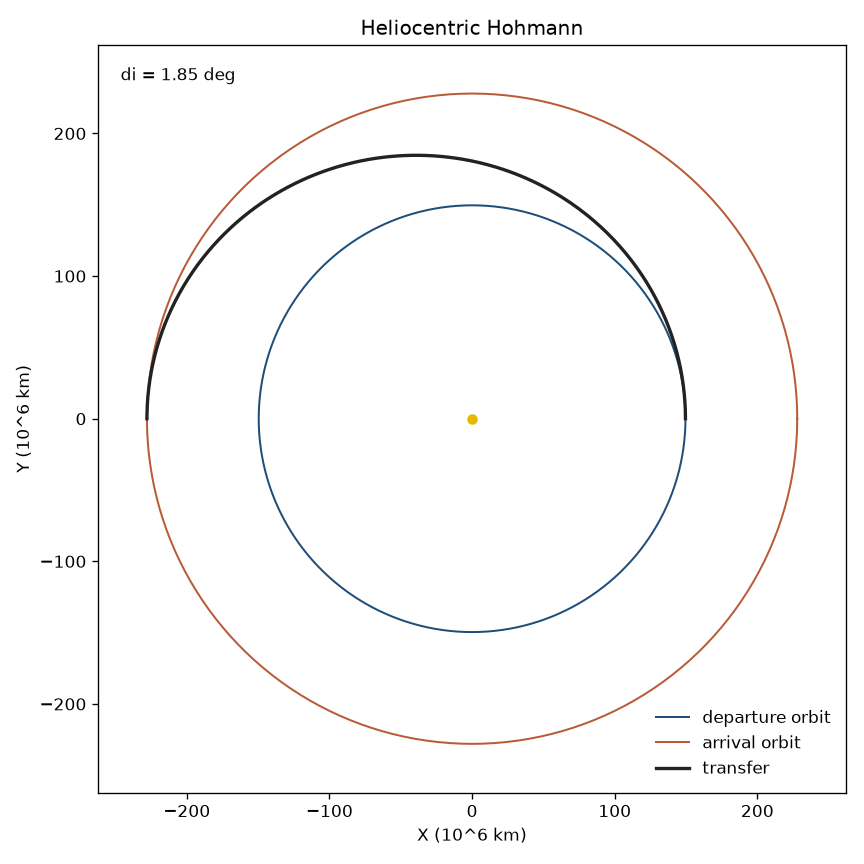

Write Python code to recreate this figure.
#!/usr/bin/env python3
"""Heliocentric Hohmann coast between two circular orbits.

The half-ellipse, phase angle, and synodic period are hohmann_phase_angle,
synodic_period, vis_viva, and elliptic_half_period. Excess speeds are the
coplanar speed difference and inclined_excess_speed. They are not the
planet-centered rocket burns.
"""

from __future__ import annotations

import argparse
import math
import sys
import tempfile
from dataclasses import dataclass
from pathlib import Path

SKILL_DIR = Path(__file__).resolve().parent
BODY_DIR = SKILL_DIR.parent / "ASTRO - SolarSystemBody"
if str(BODY_DIR) not in sys.path:
    sys.path.insert(0, str(BODY_DIR))

import solar_system_body as bodies  # noqa: E402

CHECK_TOL = 1e-9
PLOT_TITLE = "Heliocentric Hohmann"
SCALE_M = 1.0e9
ASSUMPTIONS = (
    "impulsive heliocentric Hohmann coast between two circular orbits about "
    "the Sun; inverse-square gravity and no drag, thrust, or third body on "
    "the coast; the coast is half of the transfer ellipse; circular speeds "
    "and coast speeds are vis_viva; time of flight is elliptic_half_period; "
    "the target lead angle is hohmann_phase_angle wrapped into (-pi, pi]; "
    "the synodic period is synodic_period; coplanar excess is the absolute "
    "speed difference; inclined excess is inclined_excess_speed with the "
    "whole inclination difference at that apsis; those excess speeds are not "
    "the planet-centered rocket burns; the line of nodes is assumed to lie "
    "on the apsidal line; eccentricity selects only the circular radius"
)


@dataclass(frozen=True)
class Hohmann:
    mode: str
    radius_mode: str
    depart_name: str
    arrive_name: str
    mu: float
    r_depart: float
    r_arrive: float
    i_depart: float
    i_arrive: float
    di: float
    direction: str
    a: float
    e: float
    v_planet_depart: float
    v_planet_arrive: float
    v_transfer_depart: float
    v_transfer_arrive: float
    sense_depart: str
    sense_arrive: str
    vinf_depart_coplanar: float
    vinf_arrive_coplanar: float
    vinf_depart_inclined: float
    vinf_arrive_inclined: float
    tof: float
    period: float
    n_depart: float
    n_arrive: float
    phase: float
    synodic: float


def print_kv(key: str, value: object) -> None:
    if isinstance(value, float):
        if math.isinf(value):
            text = "inf"
        else:
            text = f"{value:.8g}"
    else:
        text = str(value)
    print(f"{key}: {text}")


def close_enough(got: float, expected: float, scale: float | None = None) -> bool:
    span = max(abs(expected), abs(got), 1.0 if scale is None else abs(scale))
    return abs(got - expected) <= CHECK_TOL * span


def require_positive(value: float, flag: str) -> None:
    if not math.isfinite(value) or value <= 0.0:
        raise ValueError(f"{flag} must be finite and > 0")


def vis_viva(mu: float, radius: float, semi_major: float) -> float:
    argument = mu * (2.0 / radius - 1.0 / semi_major)
    if argument < 0.0:
        if argument > -1e-9 * (mu / radius):
            argument = 0.0
        else:
            raise ValueError("transfer speed is not real at that radius")
    return math.sqrt(argument)


def inclined_excess(v1: float, v2: float, di: float) -> float:
    """inclined_excess_speed."""
    argument = v1 * v1 + v2 * v2 - 2.0 * v1 * v2 * math.cos(di)
    if argument < 0.0:
        argument = 0.0
    return math.sqrt(argument)


def wrap_phase(angle: float) -> float:
    """Wrap into (-pi, pi]."""
    turned = math.remainder(angle, 2.0 * math.pi)
    if turned <= -math.pi:
        turned += 2.0 * math.pi
    return turned


def solve_hohmann(
    mu: float,
    r_depart: float,
    r_arrive: float,
    i_depart: float,
    i_arrive: float,
    mode: str,
    radius_mode: str,
    depart_name: str,
    arrive_name: str,
) -> Hohmann:
    require_positive(mu, "mu")
    require_positive(r_depart, "departure radius")
    require_positive(r_arrive, "arrival radius")
    semi_major = 0.5 * (r_depart + r_arrive)
    if r_arrive > r_depart:
        direction = "outward"
        eccentricity = (r_arrive - r_depart) / (r_arrive + r_depart)
        sense_depart = "prograde"
        sense_arrive = "retrograde"
    elif r_depart > r_arrive:
        direction = "inward"
        eccentricity = (r_depart - r_arrive) / (r_depart + r_arrive)
        sense_depart = "retrograde"
        sense_arrive = "prograde"
    else:
        direction = "coast"
        eccentricity = 0.0
        sense_depart = "none"
        sense_arrive = "none"
    v_depart = math.sqrt(mu / r_depart)
    v_arrive = math.sqrt(mu / r_arrive)
    vt_depart = vis_viva(mu, r_depart, semi_major)
    vt_arrive = vis_viva(mu, r_arrive, semi_major)
    period = 2.0 * math.pi * math.sqrt(semi_major**3 / mu)
    tof = 0.5 * period
    n_depart = math.sqrt(mu / r_depart**3)
    n_arrive = math.sqrt(mu / r_arrive**3)
    phase = wrap_phase(math.pi - n_arrive * tof)
    if math.isclose(n_depart, n_arrive, rel_tol=0.0, abs_tol=0.0):
        synodic = math.inf
    else:
        synodic = 2.0 * math.pi / abs(n_depart - n_arrive)
    di = abs(i_arrive - i_depart)
    return Hohmann(
        mode=mode,
        radius_mode=radius_mode,
        depart_name=depart_name,
        arrive_name=arrive_name,
        mu=mu,
        r_depart=r_depart,
        r_arrive=r_arrive,
        i_depart=i_depart,
        i_arrive=i_arrive,
        di=di,
        direction=direction,
        a=semi_major,
        e=eccentricity,
        v_planet_depart=v_depart,
        v_planet_arrive=v_arrive,
        v_transfer_depart=vt_depart,
        v_transfer_arrive=vt_arrive,
        sense_depart=sense_depart,
        sense_arrive=sense_arrive,
        vinf_depart_coplanar=abs(vt_depart - v_depart),
        vinf_arrive_coplanar=abs(vt_arrive - v_arrive),
        vinf_depart_inclined=inclined_excess(vt_depart, v_depart, di),
        vinf_arrive_inclined=inclined_excess(vt_arrive, v_arrive, di),
        tof=tof,
        period=period,
        n_depart=n_depart,
        n_arrive=n_arrive,
        phase=phase,
        synodic=synodic,
    )


def linspace(lo: float, hi: float, count: int) -> list[float]:
    step = (hi - lo) / (count - 1)
    return [lo + step * i for i in range(count - 1)] + [hi]


def conic_xy(semi_major: float, eccentricity: float, nu0: float, nu1: float, count: int = 241) -> tuple[list[float], list[float]]:
    xs: list[float] = []
    ys: list[float] = []
    for nu in linspace(nu0, nu1, count):
        radius = semi_major * (1.0 - eccentricity * eccentricity) / (1.0 + eccentricity * math.cos(nu))
        xs.append(radius * math.cos(nu) / SCALE_M)
        ys.append(radius * math.sin(nu) / SCALE_M)
    return xs, ys


def circle_xy(radius: float, count: int = 361) -> tuple[list[float], list[float]]:
    return conic_xy(radius, 0.0, 0.0, 2.0 * math.pi, count)


def ensure_matplotlib():
    try:
        import matplotlib

        if "matplotlib.pyplot" not in sys.modules:
            matplotlib.use("Agg")
        import matplotlib.pyplot as plt
    except ImportError as exc:
        raise ValueError("matplotlib is required to plot the heliocentric Hohmann") from exc
    return plt


def plot_hohmann(path: Path, transfer: Hohmann, title: str, arrows: bool) -> None:
    plt = ensure_matplotlib()
    fig, ax = plt.subplots(figsize=(7.2, 7.2))
    dx, dy = circle_xy(transfer.r_depart)
    ax.plot(dx, dy, color="#1f4e79", linewidth=1.2, label="departure orbit")
    ax.plot(*circle_xy(transfer.r_arrive), color="#b85c38", linewidth=1.2, label="arrival orbit")
    if transfer.direction == "inward":
        nu0, nu1 = math.pi, 2.0 * math.pi
        depart_nu = math.pi
        arrive_nu = 2.0 * math.pi
    else:
        nu0, nu1 = 0.0, math.pi
        depart_nu = 0.0
        arrive_nu = math.pi
    ax.plot(*conic_xy(transfer.a, transfer.e, nu0, nu1), color="#222222", linewidth=2.0, label="transfer")
    ax.scatter([0.0], [0.0], s=28, color="#e6b800", zorder=4)
    if arrows:
        _draw_arrow(ax, transfer, depart_nu, transfer.sense_depart, "Δv")
        _draw_arrow(ax, transfer, arrive_nu, transfer.sense_arrive, "Δv")
    span = 1.15 * max(transfer.r_depart, transfer.r_arrive) / SCALE_M
    ax.set_xlim(-span, span)
    ax.set_ylim(-span, span)
    ax.set_aspect("equal")
    ax.set_xlabel("X (10^6 km)")
    ax.set_ylabel("Y (10^6 km)")
    ax.set_title(title)
    ax.annotate(
        f"di = {math.degrees(transfer.di):.3g} deg",
        xy=(0.03, 0.97),
        xycoords="axes fraction",
        va="top",
        fontsize=10,
    )
    ax.legend(loc="lower right", frameon=False)
    fig.tight_layout()
    path.parent.mkdir(parents=True, exist_ok=True)
    fig.savefig(path, dpi=120)
    plt.close(fig)


def _draw_arrow(ax, transfer: Hohmann, nu: float, sense: str, label: str) -> None:
    if sense == "none":
        return
    radius = transfer.a * (1.0 - transfer.e * transfer.e) / (1.0 + transfer.e * math.cos(nu))
    x = radius * math.cos(nu) / SCALE_M
    y = radius * math.sin(nu) / SCALE_M
    sign = 1.0 if sense == "prograde" else -1.0
    length = 0.12 * min(transfer.r_depart, transfer.r_arrive) / SCALE_M
    tx = -sign * math.sin(nu) * length
    ty = sign * math.cos(nu) * length
    ax.annotate(
        "",
        xy=(x + tx, y + ty),
        xytext=(x, y),
        arrowprops={"arrowstyle": "->", "color": "#c0392b", "lw": 1.6},
    )
    ax.annotate(label, xy=(x + tx, y + ty), fontsize=8, color="#c0392b")


def report(transfer: Hohmann, graph: Path) -> None:
    print_kv("mode", transfer.mode)
    print_kv("radius_mode", transfer.radius_mode)
    print_kv("from", transfer.depart_name)
    print_kv("to", transfer.arrive_name)
    print_kv("mu_m3_s2", transfer.mu)
    print_kv("r_depart_m", transfer.r_depart)
    print_kv("r_arrive_m", transfer.r_arrive)
    print_kv("i_depart_rad", transfer.i_depart)
    print_kv("i_arrive_rad", transfer.i_arrive)
    print_kv("di_rad", transfer.di)
    print_kv("direction", transfer.direction)
    print_kv("a_m", transfer.a)
    print_kv("e", transfer.e)
    print_kv("v_planet_depart_m_s", transfer.v_planet_depart)
    print_kv("v_planet_arrive_m_s", transfer.v_planet_arrive)
    print_kv("v_transfer_depart_m_s", transfer.v_transfer_depart)
    print_kv("v_transfer_arrive_m_s", transfer.v_transfer_arrive)
    print_kv("sense_depart", transfer.sense_depart)
    print_kv("sense_arrive", transfer.sense_arrive)
    print_kv("vinf_depart_coplanar_m_s", transfer.vinf_depart_coplanar)
    print_kv("vinf_arrive_coplanar_m_s", transfer.vinf_arrive_coplanar)
    print_kv("vinf_depart_inclined_m_s", transfer.vinf_depart_inclined)
    print_kv("vinf_arrive_inclined_m_s", transfer.vinf_arrive_inclined)
    print_kv("tof_s", transfer.tof)
    print_kv("period_s", transfer.period)
    print_kv("n_depart_rad_s", transfer.n_depart)
    print_kv("n_arrive_rad_s", transfer.n_arrive)
    print_kv("phase_rad", transfer.phase)
    print_kv("synodic_s", transfer.synodic)
    print_kv("graph", str(graph))
    print_kv("assumptions", ASSUMPTIONS)
    if math.isinf(transfer.synodic):
        print_kv("warning", "equal mean motions have no finite synodic period")
    print_kv(
        "warning",
        "excess speeds are heliocentric; the rocket burns are planet-centered",
    )


def from_names(depart: str, arrive: str, radius_mode: str) -> Hohmann:
    table = bodies.load_bodies()
    left = bodies.require_body(table, depart)
    right = bodies.require_body(table, arrive)
    if left.name == "sun" or right.name == "sun":
        raise ValueError("the Sun is the central body, not a transfer endpoint")
    if left.name == right.name:
        raise ValueError("from and to must be different bodies")
    return solve_hohmann(
        table["sun"].mu,
        left.heliocentric_radius(radius_mode),
        right.heliocentric_radius(radius_mode),
        0.0 if left.i_rad is None else left.i_rad,
        0.0 if right.i_rad is None else right.i_rad,
        "bodies",
        radius_mode,
        left.name,
        right.name,
    )


def run_check() -> int:
    def fail(message: str) -> int:
        print(f"CHECK FAIL: {message}", file=sys.stderr)
        return 1

    unit = solve_hohmann(1.0, 1.0, 4.0, 0.0, 0.0, "radii", "mean", "r1", "r2")
    if not close_enough(unit.tof, 0.5 * unit.period, unit.period):
        return fail("time of flight is not half the period")
    if not close_enough(unit.a, 2.5, 2.5):
        return fail("semi-major axis")
    if not close_enough(unit.vinf_depart_coplanar, abs(unit.v_transfer_depart - unit.v_planet_depart), 1.0):
        return fail("coplanar departure excess")
    flat = solve_hohmann(1.0, 1.0, 4.0, 0.3, 0.3, "radii", "mean", "r1", "r2")
    if not close_enough(flat.vinf_depart_inclined, flat.vinf_depart_coplanar, 1.0):
        return fail("zero inclination did not match the coplanar excess")
    turned = math.remainder(unit.phase + unit.n_arrive * unit.tof - math.pi, 2.0 * math.pi)
    if not close_enough(turned, 0.0, 1.0):
        return fail("phase angle identity")
    if unit.phase <= -math.pi or unit.phase > math.pi:
        return fail("phase angle is outside (-pi, pi]")
    mars = from_names("earth", "mars", "mean")
    if mars.direction != "outward":
        return fail("Earth to Mars should be outward")
    if mars.di <= 0.0:
        return fail("Earth to Mars inclination difference")
    inward = from_names("earth", "venus", "mean")
    if inward.direction != "inward" or inward.sense_depart != "retrograde":
        return fail("Earth to Venus sense")
    with tempfile.TemporaryDirectory() as tmp:
        out = Path(tmp) / "heliocentric_hohmann.png"
        plot_hohmann(out, mars, PLOT_TITLE, arrows=False)
        data = out.read_bytes()
        if not data.startswith(b"\x89PNG"):
            return fail("plot did not write a PNG")
    return 0


def main(argv: list[str] | None = None) -> int:
    parser = argparse.ArgumentParser(description="Heliocentric Hohmann coast between two circular orbits.")
    parser.add_argument("--from", dest="depart", type=str, default=None, help="departure body")
    parser.add_argument("--to", dest="arrive", type=str, default=None, help="arrival body")
    parser.add_argument("--r1", type=float, default=None, help="departure heliocentric radius, m")
    parser.add_argument("--r2", type=float, default=None, help="arrival heliocentric radius, m")
    parser.add_argument("--mu", type=float, default=None, help="solar gravitational parameter, m^3/s^2")
    parser.add_argument("--i1", type=float, default=None, help="departure inclination, rad")
    parser.add_argument("--i2", type=float, default=None, help="arrival inclination, rad")
    parser.add_argument(
        "--radius-mode",
        choices=bodies.RADIUS_MODES,
        default="mean",
        help="which circular radius a named body uses",
    )
    parser.add_argument("--out", type=str, default=None, help="PNG path")
    parser.add_argument("--check", action="store_true", help="run built-in consistency checks")
    args = parser.parse_args(argv)
    if args.check:
        return run_check()
    try:
        named = args.depart is not None or args.arrive is not None
        radial = args.r1 is not None or args.r2 is not None or args.mu is not None
        if named and radial:
            raise ValueError("pass body names or --r1, --r2, and --mu, not both")
        if named:
            if args.depart is None or args.arrive is None:
                raise ValueError("pass both --from and --to")
            if args.i1 is not None or args.i2 is not None:
                raise ValueError("inclinations come from the body table when names are used")
            transfer = from_names(args.depart, args.arrive, args.radius_mode)
        else:
            if args.r1 is None or args.r2 is None or args.mu is None:
                raise ValueError("pass --from and --to, or --r1, --r2, and --mu")
            i1 = 0.0 if args.i1 is None else args.i1
            i2 = 0.0 if args.i2 is None else args.i2
            transfer = solve_hohmann(args.mu, args.r1, args.r2, i1, i2, "radii", "radii", "r1", "r2")
        out = Path(args.out) if args.out else SKILL_DIR / "heliocentric_hohmann.png"
        plot_hohmann(out.resolve(), transfer, PLOT_TITLE, arrows=False)
        report(transfer, out.resolve())
    except ValueError as exc:
        print(f"error: {exc}", file=sys.stderr)
        return 1
    return 0


if __name__ == "__main__":
    sys.exit(main())
